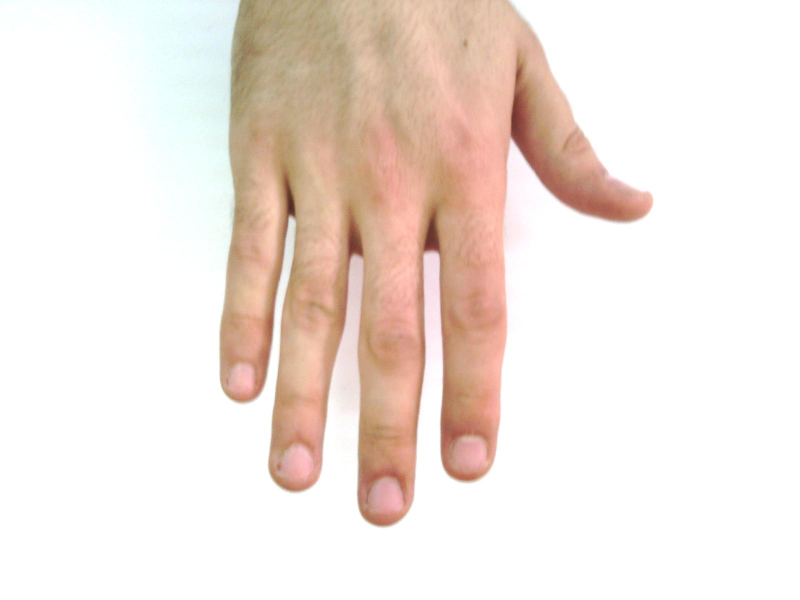
#> input picture test/Hand_0000002.jpg, 1600 x 1200 px, found by its file name (shown at 1/2 size)
$ python SingleHOG.py
#> lines starting #> are read from the running program, lines starting #| are printed output that depends on the picture
#> in read_image, image is the input picture: shape (1200, 1600, 3); mean R, G, B 241.3, 229.5, 222.4
### Phase1/misc.py
import os
from itertools import product

import cv2
import math
import matplotlib.image as mpimg
import matplotlib.pyplot as plt
from skimage.transform import resize
from matplotlib import gridspec
import pickle


# [17 lines left out: functions get_images_in_directory, read_image, not called in this run]


def convert2gray(image):
    gray = cv2.cvtColor(image, cv2.COLOR_RGB2GRAY)
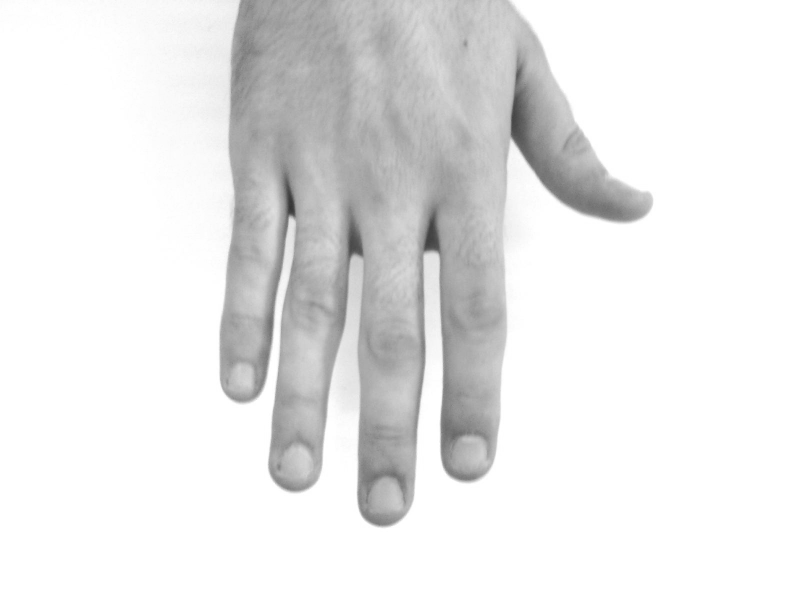
#> gray: shape (1200, 1600) (shown at 1/2 size); min 49, max 255, mean 232.2
    return gray


def convert2yuv(image):
    yuv_image = cv2.cvtColor(image, cv2.COLOR_RGB2YUV)
    return yuv_image


def plot_image(image):
    plt.imshow(image, cmap='Greys_r')
    plt.show()


# [8 lines left out: function split_into_windows, not called in this run]


def resize_image(image, shape):
#> called with shape = (120, 160)
    resized = resize(image, shape)
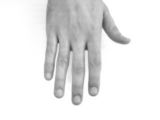
#> resized: shape (120, 160) float64; min 0.278, max 1, mean 0.911
    return resized


# [72 lines left out: functions save2pickle, load_from_pickle, plot_similar_images, getAccuracy, not called in this run]

### Phase1/HOG.py
from skimage import feature
from Phase1 import misc
import os
import collections
import numpy as np


# [8 lines left out: function cosine_similarity, not called in this run]


class Hog:
    # [6 lines left out: function __init__, not called in this run]

    def compute(self, image):
        return self.compute_hog(image)

    # [6 lines left out: function compute_hog, not called in this run]

### Phase1/SingleHOG.py
from HOG import Hog
import misc
import os
from tqdm import tqdm

hog = Hog(orientations=9, pixels_per_cell=(8, 8), cells_per_block=(2, 2))

imagePath = 'Hand_0000002.jpg'
image = misc.read_image(os.path.join(os.path.dirname(__file__), imagePath))
image_gray = misc.convert2gray(image)
misc.plot_image(image_gray)
image_input = misc.resize_image(image_gray, (120, 160))

result = hog.compute_hog(image_input)
#> in compute_hog, `(H, hogImage) = feature.hog(image, orientations=self.orientations, pix..`:
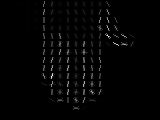
#> hogImage: shape (120, 160) float64; min 0, max 0.18, mean 0.00294; drawn with min black and max white
#> in compute_hog, `(H, hogImage) = feature.hog(image, orientations=self.orientations, pix..`: H = 9576 values, max 1 at index 6624, min 0 at index 19, mean 0.0593
#> result has the same summary as H in compute_hog

print(result)
#> (printed output is left out)
print(len(result))
#| 9576

$ run again, with test/Hand_0000025.jpg copied over test/Hand_0000002.jpg
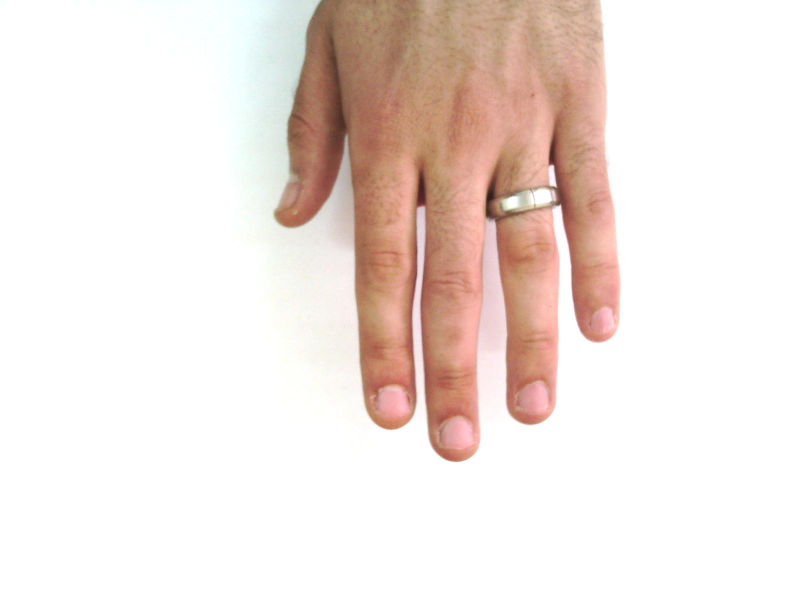
#> input picture test/Hand_0000025.jpg, 1600 x 1200 px, found by its file name (shown at 1/2 size)
#> in read_image, image is the input picture: shape (1200, 1600, 3); mean R, G, B 240.2, 228.3, 223.1
#> in resize_image, `resized = resize(image, shape)`:
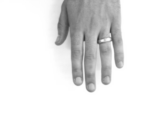
#> resized: shape (120, 160) float64; min 0.234, max 1, mean 0.907
#> in compute_hog, `(H, hogImage) = feature.hog(image, orientations=self.orientations, pix..`:
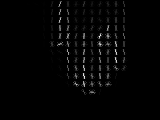
#> hogImage: shape (120, 160) float64; min 0, max 0.172, mean 0.00274; drawn with min black and max white
#> H = 9576 values, max 1 at index 7996, min 0 at index 2, mean 0.0507
#> result has the same summary as H in compute_hog
#> (printed output is left out)
#| 9576
